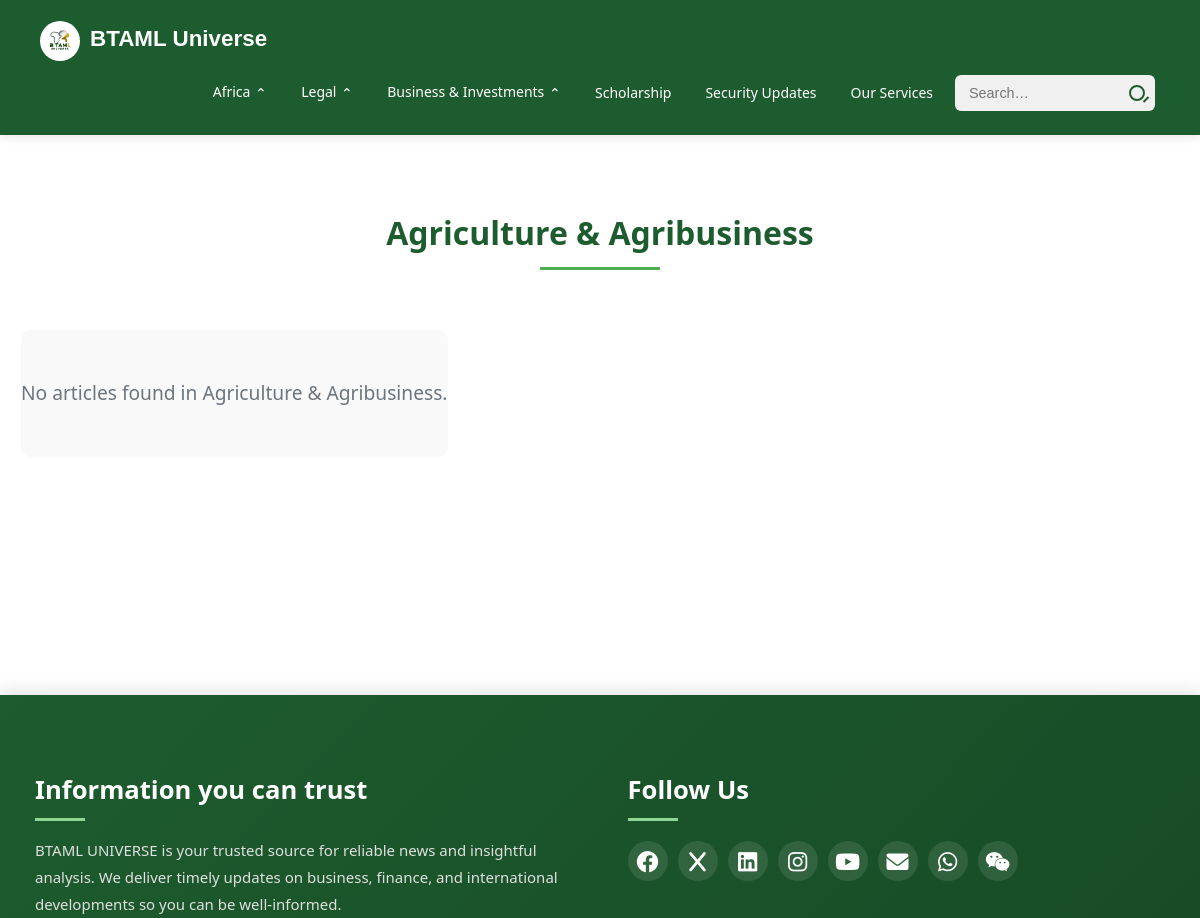
Page /business/agriculture/ (upper part) on the earlier database version.
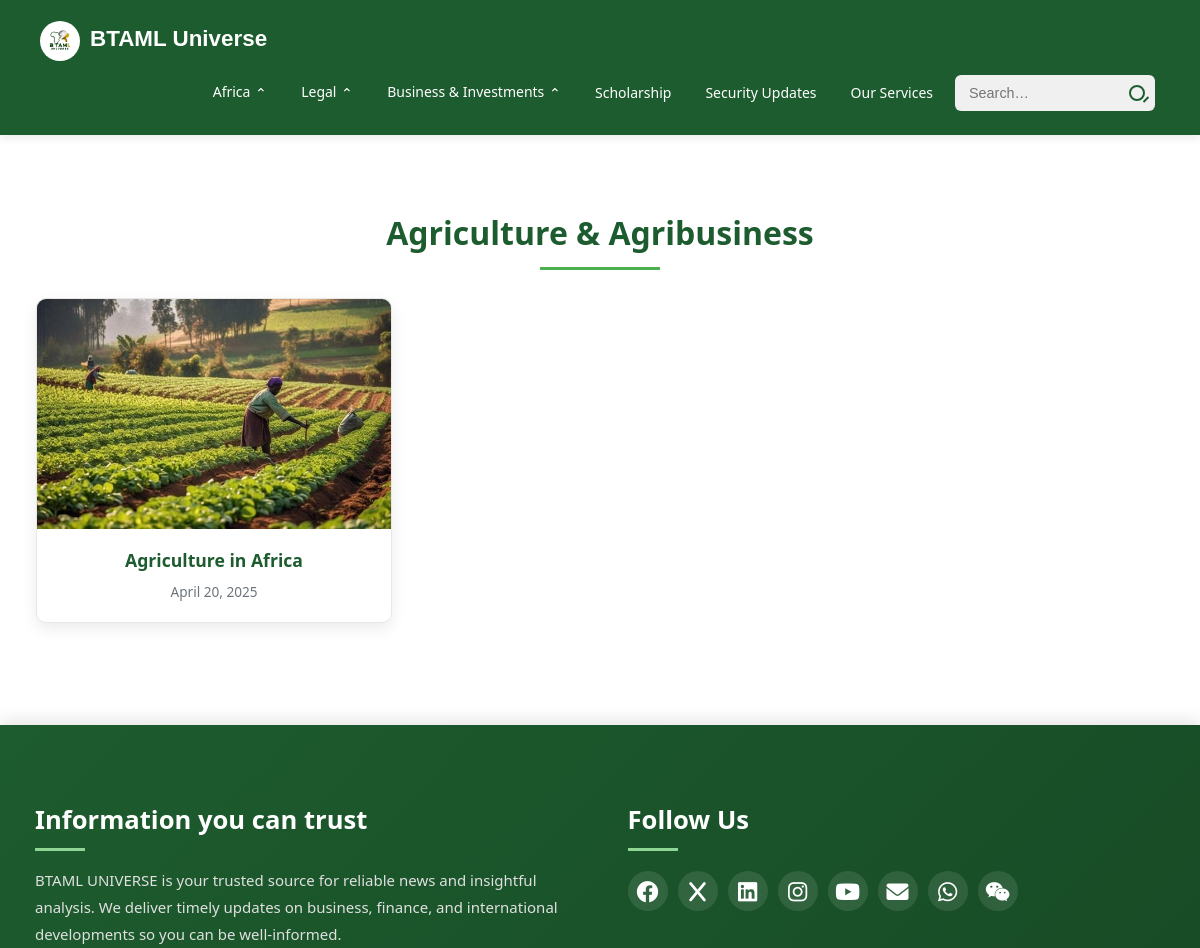
Same page on the later database version.
### main/models.py (models this page shows, shortened)
class BusinessArticle(models.Model):
    title = models.CharField(max_length=255)
    category = models.CharField(
        max_length=20,
        choices=BUSINESS_CATEGORIES,
        help_text='Select the business category'
    )
    published_date = models.DateField(auto_now_add=True)
    thumbnail = models.ImageField(
        upload_to='business/thumbnails/',
        blank=True,
        null=True
    )
    body = CKEditor5Field('Text', config_name='default')
    related = models.ManyToManyField('self', blank=True)

### main/views.py (the view)
# urls.py: path('business/agriculture/', views.business_category, {'category': 'agriculture'}, name='agriculture'),
def business_category(request, category):
    if category not in BUSINESS_TEMPLATES:
        raise Http404("Category not found")
    template, display, description = BUSINESS_TEMPLATES[category]
    articles = BusinessArticle.objects.filter(category=category).order_by('-published_date')
    return render(request, template, {
        'business_news': articles,
        'category_display': display,
        'category_description': description,
    })

### main/templates/main/agriculture.html (shortened to what this page needs)
{% extends 'main/base.html' %}
{% block content %}
<div class="container business-news-container py-5">
  <h2 class="business-news-heading">{{ category_display }}</h2>
  <div class="business-news-row">
    {% for article in business_news %}
      <div class="business-news-col">
        <a href="{% url 'business_detail' article.pk %}" class="business-article-link">
          <div class="business-article-card">
            {% if article.thumbnail %}
              <div class="business-article-image-container">
                <img src="{{ article.thumbnail.url }}"
                     class="business-article-image"
                     alt="{{ article.title }}">
              </div>
            {% endif %}
            <div class="business-article-body">
              <h5 class="business-article-title">{{ article.title }}</h5>
              <p class="business-article-date">{{ article.published_date|date:"F j, Y" }}</p>
            </div>
          </div>
        </a>
      </div>
    {% empty %}
      <div class="col-12">
        <div class="business-no-articles">
          No articles found in {{ category_display }}.
        </div>
      </div>
    {% endfor %}
  </div>
</div>
{% endblock %}

Differences in the rows shown:
added BusinessArticle: thumbnail (picture), title "Agriculture in Africa", published_date "April 20, 2025"
Other differences:
{{ category_display }}: "Agriculture & Agribusiness" → (not shown)
text no longer shown: "No articles found in ."
